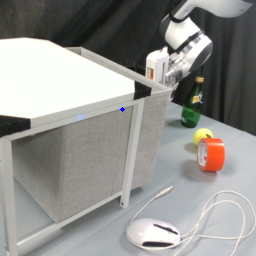
#> input picture examples/real_robot/reticle_samples_drawer/left_shoulder_image_77.png, 256 x 256 px, found by its file name
$ python minitest_ball_in_drawer.py
#> lines starting #> are read from the running program, lines starting #| are printed output that depends on the picture
import time
import numpy as np
from openpi_client import image_tools
from openpi_client import websocket_client_policy
import PIL

np.set_printoptions(precision=5, suppress=True)


left_shoulder_image = np.array(PIL.Image.open("examples/real_robot/reticle_samples_drawer/left_shoulder_image_77.png"))
#> left_shoulder_image is the input picture: shape (256, 256, 3); mean R, G, B 146.5, 146.1, 142.7
right_shoulder_image = np.array(PIL.Image.open("examples/real_robot/reticle_samples_drawer/right_shoulder_image_77.png"))
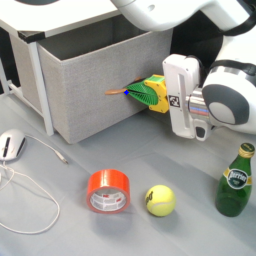
#> input picture examples/real_robot/reticle_samples_drawer/right_shoulder_image_77.png, 256 x 256 px, found by its file name
#> right_shoulder_image is the input picture: shape (256, 256, 3); mean R, G, B 157, 156.5, 151
wrist_image = np.array(PIL.Image.open("examples/real_robot/reticle_samples_drawer/wrist_image_77.png"))
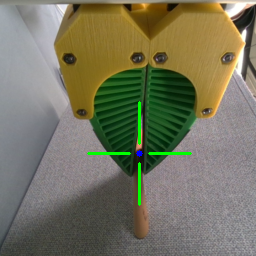
#> input picture examples/real_robot/reticle_samples_drawer/wrist_image_77.png, 256 x 256 px, found by its file name
#> wrist_image is the input picture: shape (256, 256, 3); mean R, G, B 117.6, 116.4, 94.9
instruction = "put the tennis ball inside the drawer"

state = [-0.37561423,  0.72214317, -0.1908751,  -1.69940007,  1.05602407,  1.32654977, -0.27157781,  0.99659354]
state = np.array(state, dtype=np.float32)

request_data = {
#> (the run stopped early here; a loop or call above may not have finished)
